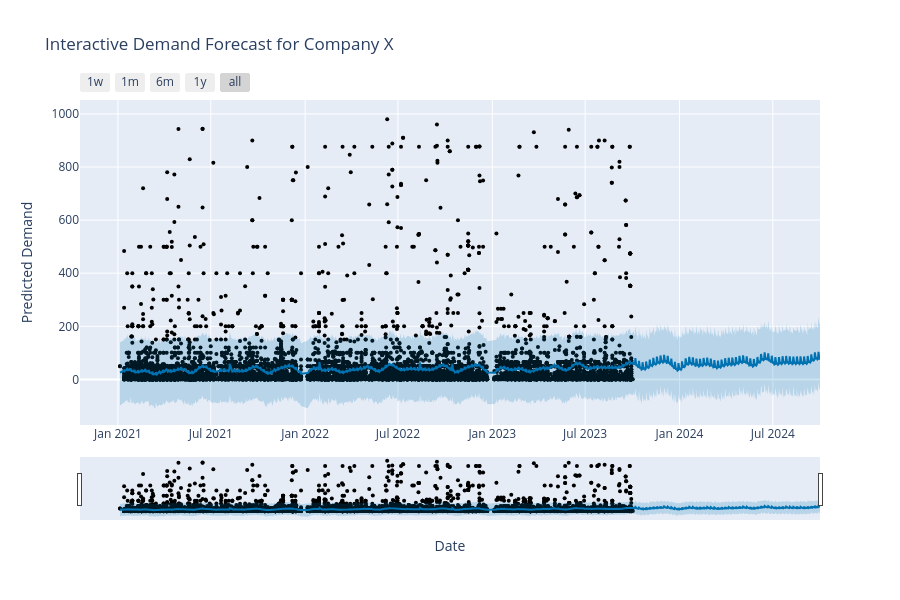

Write notebook code for a chart like this one.
### Code cell
fig = plot_plotly(model_2, future_sales)
fig.update_layout(
    title="Interactive Demand Forecast for Company X",
    xaxis_title="Date",
    yaxis_title="Predicted Demand",
)
fig.show()

### Figure 1 — Plotly figure (JSON) as saved in the notebook; plotly's stock layout.template omitted (floating-point values rounded to 4 significant figures; data arrays with more than 128 entries replaced by an {"elided": "..."} marker saying what was removed)
{"data": [{"marker": {"color": "black", "size": 4}, "mode": "markers", "name": "Actual", "type": "scatter", "x": {"elided": "11554 str values"}, "y": {"elided": "11554 int values"}}, {"hoverinfo": "skip", "line": {"width": 0}, "mode": "lines", "type": "scatter", "x": {"elided": "1024 str values"}, "y": {"elided": "1024 float values"}}, {"fill": "tonexty", "fillcolor": "rgba(0, 114, 178, 0.2)", "line": {"color": "#0072B2", "width": 2}, "mode": "lines", "name": "Predicted", "type": "scatter", "x": {"elided": "1024 str values"}, "y": {"elided": "1024 float values"}}, {"fill": "tonexty", "fillcolor": "rgba(0, 114, 178, 0.2)", "hoverinfo": "skip", "line": {"width": 0}, "mode": "lines", "type": "scatter", "x": {"elided": "1024 str values"}, "y": {"elided": "1024 float values"}}], "layout": {"height": 600, "showlegend": false, "title": {"text": "Interactive Demand Forecast for Company X"}, "width": 900, "xaxis": {"rangeselector": {"buttons": [{"count": 7, "label": "1w", "step": "day", "stepmode": "backward"}, {"count": 1, "label": "1m", "step": "month", "stepmode": "backward"}, {"count": 6, "label": "6m", "step": "month", "stepmode": "backward"}, {"count": 1, "label": "1y", "step": "year", "stepmode": "backward"}, {"step": "all"}]}, "rangeslider": {"visible": true}, "title": {"text": "Date"}, "type": "date"}, "yaxis": {"title": {"text": "Predicted Demand"}}}}
